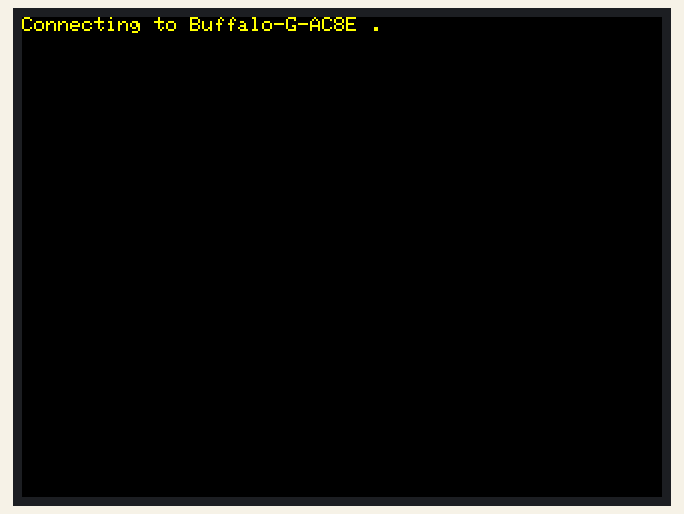
This sketch was run on a simulated ESP32. On the bench: 320×240 colour display. WiFi joins after 1.5 s; servers stay silent unless stated; the local clock reads 2024-03-15 10:24:30 at power-on unless the sketch sets it.

Above: at 0.8 s.
At 1.8 s:
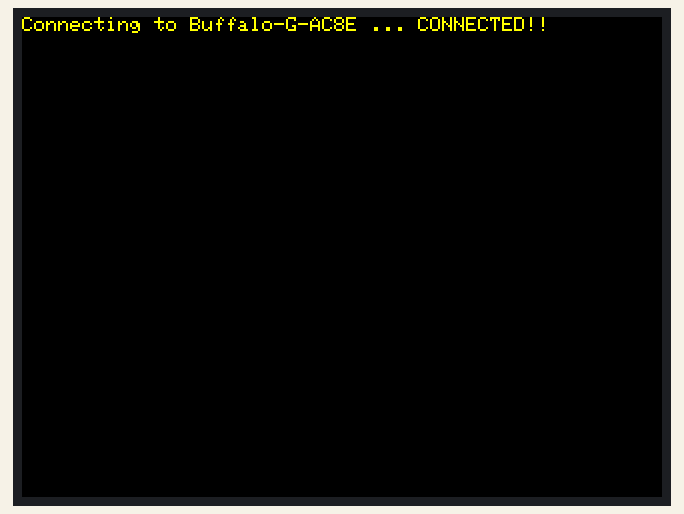
At 2.4 s:
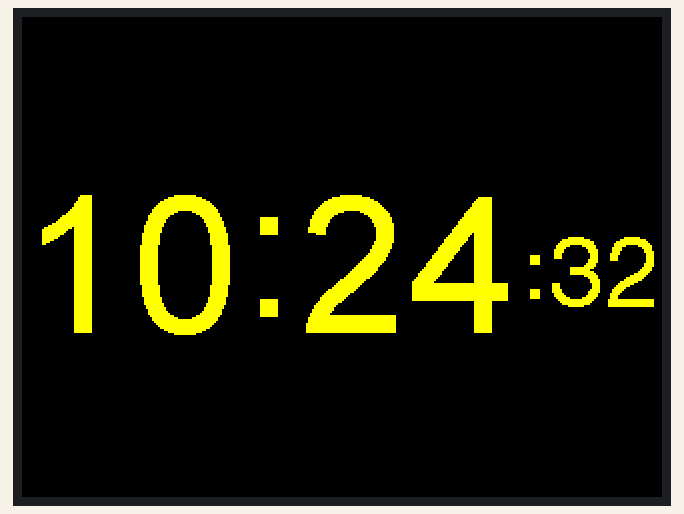
At 11.1 s:
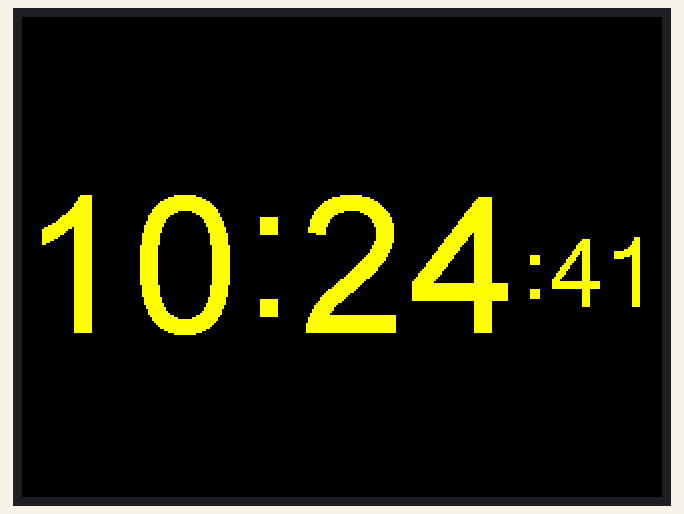
At 20.1 s:
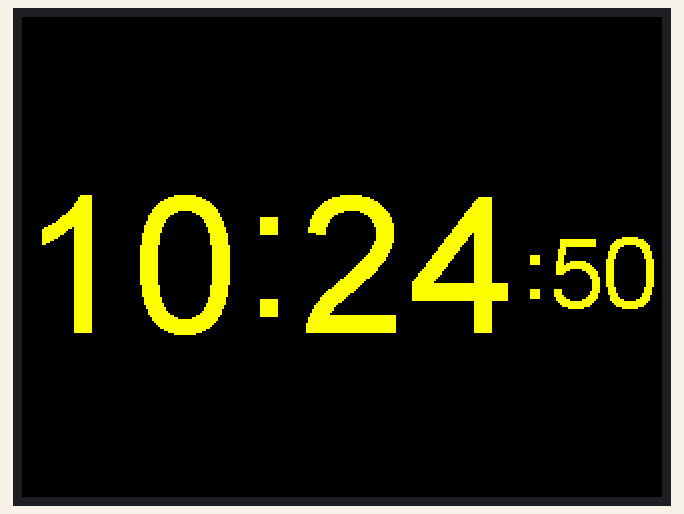
At 37.1 s:
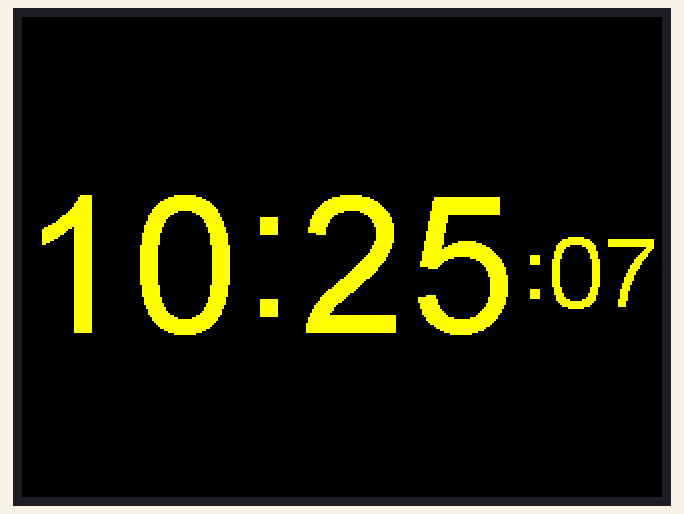

The sketch:

NtpClock.ino
```cpp
#include <M5Stack.h>
#include <WiFi.h>
#include "time.h"

const char* ssid       = "Buffalo-G-AC8E";
const char* password   = "5aidas7biba8u";

const char* ntpServer =  "ntp.jst.mfeed.ad.jp";
const long  gmtOffset_sec = 9 * 3600;
const int   daylightOffset_sec = 0;

uint8_t hh = 00, mm = 00, ss = 00; // Get H, M, S from compile time

byte xcolon = 0, xsecs = 0;

void setup(void) {

  Serial.begin(115200);
  M5.begin();
  M5.Lcd.fillScreen(TFT_BLACK);
  M5.Lcd.setTextSize(1);
  M5.Lcd.setTextColor(TFT_YELLOW, TFT_BLACK);

  //connect to WiFi
  M5.Lcd.printf("Connecting to %s ", ssid);
  WiFi.begin(ssid, password);
  while (WiFi.status() != WL_CONNECTED) {
    delay(500);
    M5.Lcd.printf(".");
  }
  M5.Lcd.println(" CONNECTED!!");
  delay(500);
  M5.Lcd.clear();

  //init and get the time
  configTime(gmtOffset_sec, daylightOffset_sec, ntpServer);
  struct tm timeinfo;
  if (!getLocalTime(&timeinfo)) {
    M5.Lcd.println("Failed to obtain time");
    return;
  }
  //disconnect WiFi as it's no longer needed
  WiFi.disconnect(true);
  WiFi.mode(WIFI_OFF);


}

void loop() {

  struct tm timeinfo;
  if (!getLocalTime(&timeinfo)) {
    M5.Lcd.println("Failed to obtain time");
    return;
  }
  hh = timeinfo.tm_hour;
  mm = timeinfo.tm_min;
  ss = timeinfo.tm_sec;

  // Update digital time
  int xpos = 0;
  int ypos = 85; // Top left corner ot clock text, about half way down
  int ysecs = ypos + 24;

  // Draw hours and minutes
  if (hh < 10) xpos += M5.Lcd.drawChar('0', xpos, ypos, 8); // Add hours leading zero for 24 hr clock
  xpos += M5.Lcd.drawNumber(hh, xpos, ypos, 8);             // Draw hours
  xcolon = xpos; // Save colon coord for later to flash on/off later
  xpos += 29;
  if (mm < 10) xpos += M5.Lcd.drawChar('0', xpos, ypos, 8); // Add minutes leading zero
  xpos += M5.Lcd.drawNumber(mm, xpos, ypos, 8);             // Draw minutes
  xsecs = xpos; // Sae seconds 'x' position for later display updates

  M5.Lcd.drawChar(':', xcolon, ypos - 8, 8);     // Hour:minute colon
  xpos += M5.Lcd.drawChar(':', xsecs, ysecs, 6); // Seconds colon

  //Draw seconds
  if (ss < 10) xpos += M5.Lcd.drawChar('0', xpos, ysecs, 6); // Add leading zero
  M5.Lcd.drawNumber(ss, xpos, ysecs, 6);                     // Draw seconds
}
```

Measured:
- what the display in image 1 shows lasts 0.5 s, from 1.7 s to 2.2 s
- what the display in image 2 shows lasts 0.8 s, from 2.3 s to 3.1 s
- what the display in image 3 shows lasts 1.1 s, from 11.0 s to 12.1 s
